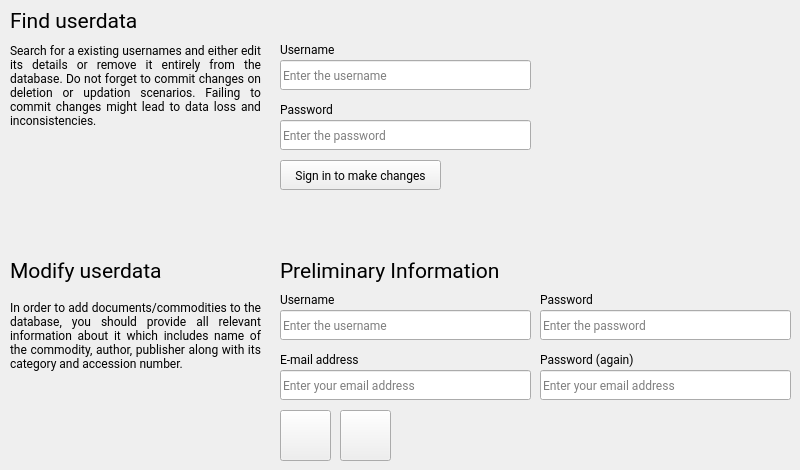
      <widget class="QWidget" name="tab_15">
       <attribute name="icon">
        <iconset resource="icons.qrc">
         <normaloff>:/icons/active_svg/modify.svg</normaloff>:/icons/active_svg/modify.svg</iconset>
       </attribute>
       <attribute name="title">
        <string/>
       </attribute>
       <widget class="QLabel" name="label_165">
        <property name="geometry">
         <rect>
          <x>10</x>
          <y>0</y>
          <width>211</width>
          <height>41</height>
         </rect>
        </property>
        <property name="font">
         <font>
          <family>Roboto</family>
          <pointsize>16</pointsize>
         </font>
        </property>
        <property name="text">
         <string>Find userdata</string>
        </property>
       </widget>
       <widget class="QLabel" name="label_167">
        <property name="geometry">
         <rect>
          <x>10</x>
          <y>40</y>
          <width>251</width>
          <height>91</height>
         </rect>
        </property>
        <property name="font">
         <font>
          <family>Roboto</family>
          <weight>50</weight>
          <italic>false</italic>
          <bold>false</bold>
         </font>
        </property>
        <property name="styleSheet">
         <string notr="true"/>
        </property>
        <property name="text">
         <string>Search for a existing usernames and either edit its details or remove it entirely from the database. Do not forget to commit changes on deletion or updation scenarios. Failing to commit changes might lead to data loss and inconsistencies.</string>
        </property>
        <property name="alignment">
         <set>Qt::AlignJustify|Qt::AlignVCenter</set>
        </property>
        <property name="wordWrap">
         <bool>true</bool>
        </property>
       </widget>
       <widget class="QLineEdit" name="lineEdit_23">
        <property name="geometry">
         <rect>
          <x>280</x>
          <y>60</y>
          <width>251</width>
          <height>30</height>
         </rect>
        </property>
        <property name="font">
         <font>
          <family>Roboto</family>
          <weight>50</weight>
          <bold>false</bold>
         </font>
        </property>
        <property name="placeholderText">
         <string>Enter the username</string>
        </property>
       </widget>
       <widget class="QLabel" name="label_58">
        <property name="geometry">
         <rect>
          <x>280</x>
          <y>40</y>
          <width>121</width>
          <height>18</height>
         </rect>
        </property>
        <property name="font">
         <font>
          <family>Roboto</family>
          <weight>50</weight>
          <bold>false</bold>
         </font>
        </property>
        <property name="text">
         <string>Username</string>
        </property>
       </widget>
       <widget class="QLabel" name="label_59">
        <property name="geometry">
         <rect>
          <x>280</x>
          <y>100</y>
          <width>121</width>
          <height>18</height>
         </rect>
        </property>
        <property name="font">
         <font>
          <family>Roboto</family>
          <weight>50</weight>
          <bold>false</bold>
         </font>
        </property>
        <property name="text">
         <string>Password</string>
        </property>
       </widget>
       <widget class="QLineEdit" name="lineEdit_24">
        <property name="geometry">
         <rect>
          <x>280</x>
          <y>120</y>
          <width>251</width>
          <height>30</height>
         </rect>
        </property>
        <property name="font">
         <font>
          <family>Roboto</family>
          <weight>50</weight>
          <bold>false</bold>
         </font>
        </property>
        <property name="placeholderText">
         <string>Enter the password</string>
        </property>
       </widget>
       <widget class="QLabel" name="label_166">
        <property name="geometry">
         <rect>
          <x>10</x>
          <y>290</y>
          <width>251</width>
          <height>91</height>
         </rect>
        </property>
        <property name="font">
         <font>
          <family>Roboto</family>
          <weight>50</weight>
          <italic>false</italic>
          <bold>false</bold>
         </font>
        </property>
        <property name="styleSheet">
         <string notr="true"/>
        </property>
        <property name="text">
         <string>In order to add documents/commodities to the database, you should provide all relevant information about it which includes name of the commodity, author, publisher along with its category and accession number. </string>
        </property>
        <property name="alignment">
         <set>Qt::AlignJustify|Qt::AlignVCenter</set>
        </property>
        <property name="wordWrap">
         <bool>true</bool>
        </property>
       </widget>
       <widget class="QLabel" name="label_168">
        <property name="geometry">
         <rect>
          <x>10</x>
          <y>250</y>
          <width>211</width>
          <height>41</height>
         </rect>
        </property>
        <property name="font">
         <font>
          <family>Roboto</family>
          <pointsize>16</pointsize>
         </font>
        </property>
        <property name="text">
         <string>Modify userdata</string>
        </property>
       </widget>
       <widget class="QLabel" name="label_169">
        <property name="geometry">
         <rect>
          <x>280</x>
          <y>250</y>
          <width>251</width>
          <height>41</height>
         </rect>
        </property>
        <property name="font">
         <font>
          <family>Roboto</family>
          <pointsize>16</pointsize>
         </font>
        </property>
        <property name="text">
         <string>Preliminary Information</string>
        </property>
       </widget>
       <widget class="QLabel" name="label_45">
        <property name="geometry">
         <rect>
          <x>280</x>
          <y>350</y>
          <width>121</width>
          <height>18</height>
         </rect>
        </property>
        <property name="font">
         <font>
          <family>Roboto</family>
          <weight>50</weight>
          <bold>false</bold>
         </font>
        </property>
        <property name="text">
         <string>E-mail address</string>
        </property>
       </widget>
       <widget class="QLabel" name="label_46">
        <property name="geometry">
         <rect>
          <x>280</x>
          <y>290</y>
          <width>121</width>
          <height>18</height>
         </rect>
        </property>
        <property name="font">
         <font>
          <family>Roboto</family>
          <weight>50</weight>
          <bold>false</bold>
         </font>
        </property>
        <property name="text">
         <string>Username</string>
        </property>
       </widget>
       <widget class="QLineEdit" name="lineEdit_39">
        <property name="geometry">
         <rect>
          <x>540</x>
          <y>370</y>
          <width>251</width>
          <height>30</height>
         </rect>
        </property>
        <property name="font">
         <font>
          <family>Roboto</family>
          <weight>50</weight>
          <bold>false</bold>
         </font>
        </property>
        <property name="placeholderText">
         <string>Enter your email address</string>
        </property>
       </widget>
       <widget class="QLabel" name="label_47">
        <property name="geometry">
         <rect>
          <x>540</x>
          <y>350</y>
          <width>121</width>
          <height>18</height>
         </rect>
        </property>
        <property name="font">
         <font>
          <family>Roboto</family>
          <weight>50</weight>
          <bold>false</bold>
         </font>
        </property>
        <property name="text">
         <string>Password (again)</string>
        </property>
       </widget>
       <widget class="QLineEdit" name="lineEdit_40">
        <property name="geometry">
         <rect>
          <x>540</x>
          <y>310</y>
          <width>251</width>
          <height>30</height>
         </rect>
        </property>
        <property name="font">
         <font>
          <family>Roboto</family>
          <weight>50</weight>
          <bold>false</bold>
         </font>
        </property>
        <property name="placeholderText">
         <string>Enter the password</string>
        </property>
       </widget>
       <widget class="QLineEdit" name="lineEdit_8">
        <property name="geometry">
         <rect>
          <x>280</x>
          <y>370</y>
          <width>251</width>
          <height>30</height>
         </rect>
        </property>
        <property name="font">
         <font>
          <family>Roboto</family>
          <weight>50</weight>
          <bold>false</bold>
         </font>
        </property>
        <property name="placeholderText">
         <string>Enter your email address</string>
        </property>
       </widget>
       <widget class="QLineEdit" name="lineEdit_9">
        <property name="geometry">
         <rect>
          <x>280</x>
          <y>310</y>
          <width>251</width>
          <height>30</height>
         </rect>
        </property>
        <property name="font">
         <font>
          <family>Roboto</family>
          <weight>50</weight>
          <bold>false</bold>
         </font>
        </property>
        <property name="placeholderText">
         <string>Enter the username</string>
        </property>
       </widget>
       <widget class="QLabel" name="label_61">
        <property name="geometry">
         <rect>
          <x>540</x>
          <y>290</y>
          <width>121</width>
          <height>18</height>
         </rect>
        </property>
        <property name="font">
         <font>
          <family>Roboto</family>
          <weight>50</weight>
          <bold>false</bold>
         </font>
        </property>
        <property name="text">
         <string>Password</string>
        </property>
       </widget>
       <widget class="QPushButton" name="pushButton_14">
        <property name="geometry">
         <rect>
          <x>280</x>
          <y>160</y>
          <width>161</width>
          <height>30</height>
         </rect>
        </property>
        <property name="font">
         <font>
          <family>Roboto</family>
          <weight>50</weight>
          <bold>false</bold>
         </font>
        </property>
        <property name="text">
         <string>Sign in to make changes</string>
        </property>
       </widget>
       <widget class="QPushButton" name="pushButton_19">
        <property name="geometry">
         <rect>
          <x>280</x>
          <y>410</y>
          <width>51</width>
          <height>51</height>
         </rect>
        </property>
        <property name="text">
         <string/>
        </property>
        <property name="icon">
         <iconset resource="icons.qrc">
          <normaloff>:/icons/active_svg/save.svg</normaloff>:/icons/active_svg/save.svg</iconset>
        </property>
        <property name="iconSize">
         <size>
          <width>64</width>
          <height>64</height>
         </size>
        </property>
       </widget>
       <widget class="QPushButton" name="pushButton_20">
        <property name="geometry">
         <rect>
          <x>340</x>
          <y>410</y>
          <width>51</width>
          <height>51</height>
         </rect>
        </property>
        <property name="text">
         <string/>
        </property>
        <property name="icon">
         <iconset resource="icons.qrc">
          <normaloff>:/icons/active_svg/remove.svg</normaloff>:/icons/active_svg/remove.svg</iconset>
        </property>
        <property name="iconSize">
         <size>
          <width>64</width>
          <height>64</height>
         </size>
        </property>
       </widget>
      </widget>
